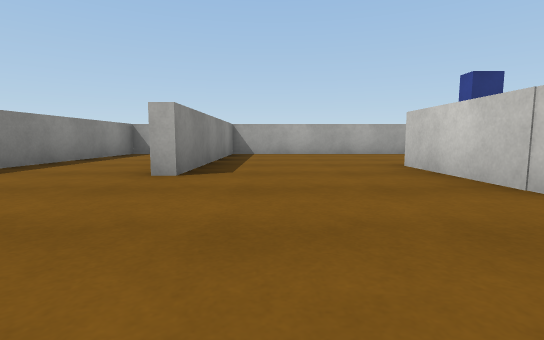
[1] (above)

16 first-person views from a walk through a scene from a Unity 3-D project. The camera is 0.38 m above the floor, tilts 6° down and sees 85° across. The floor is counted in squares, 1 m on a side. Each view is taken from the middle of a square. On the plan, view 1 faces up. The plan holds only what a view shows up to about 9 squares ahead; the rest is blank. Surface patterns are stand-ins for the level's own textures.

[2]
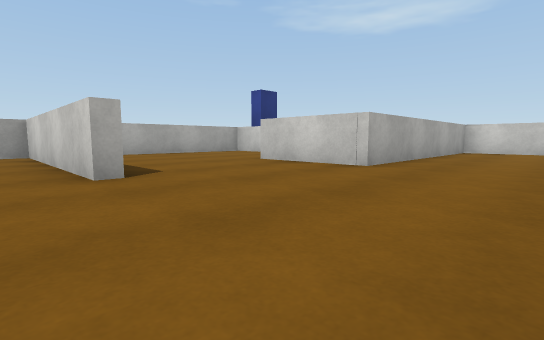

[3]
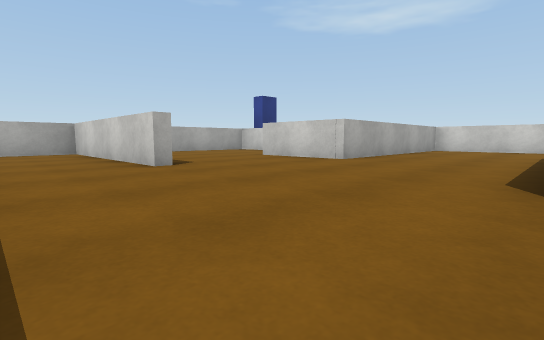

[4]
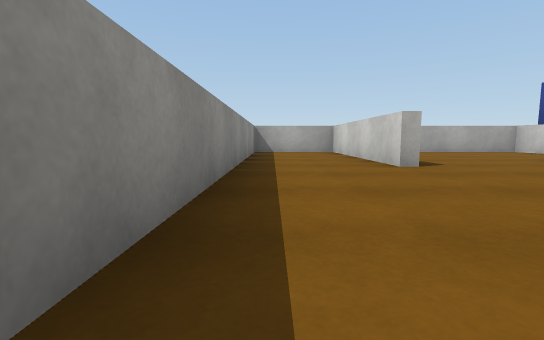

[5]
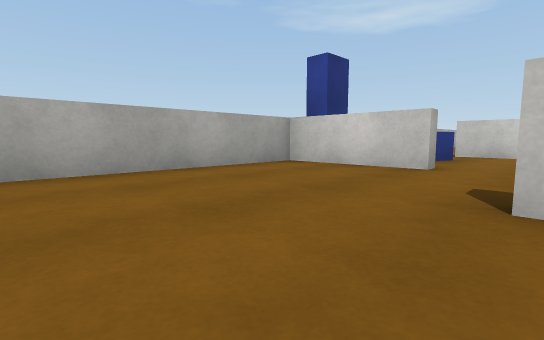

[6]
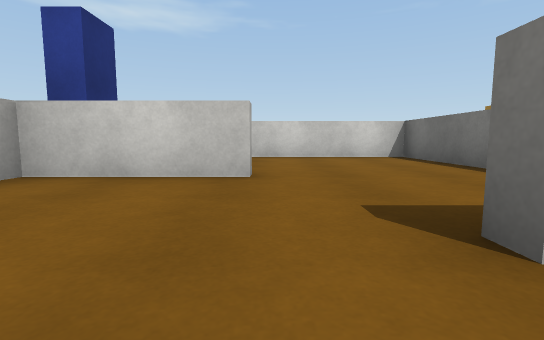

[7]
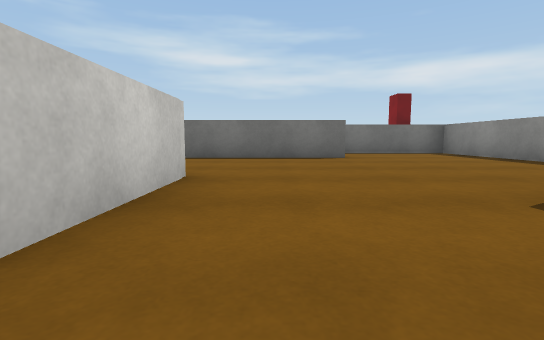

[8]
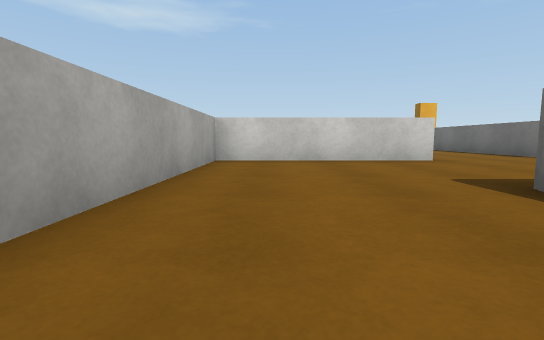

[9]
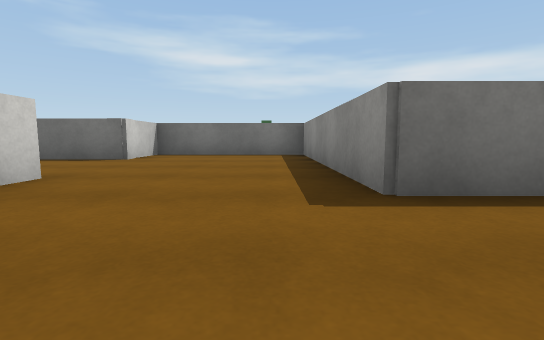

[10]
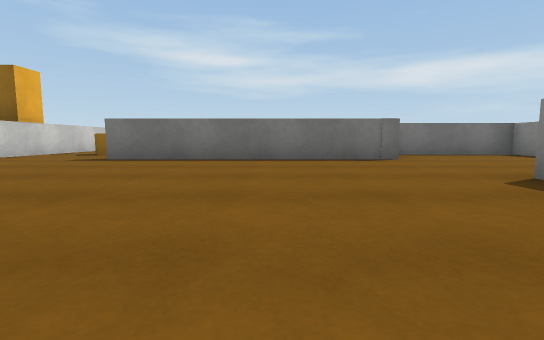

[11]
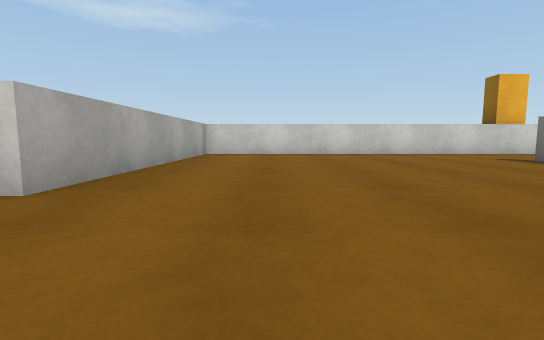

[12]
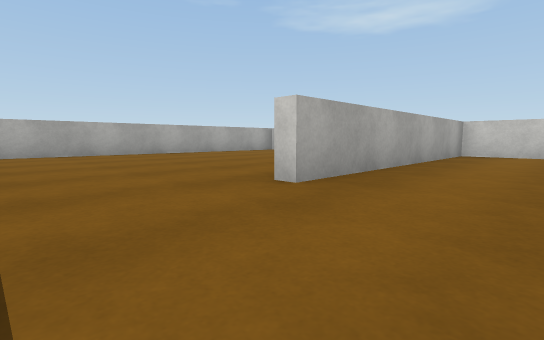

[13]
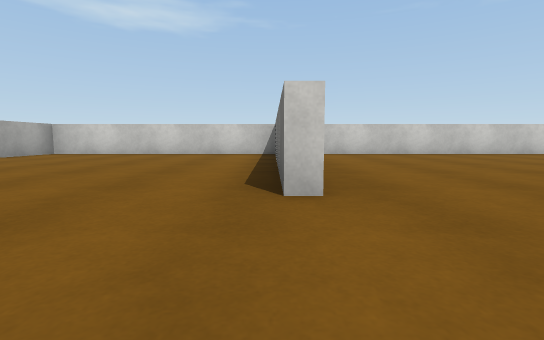

[14]
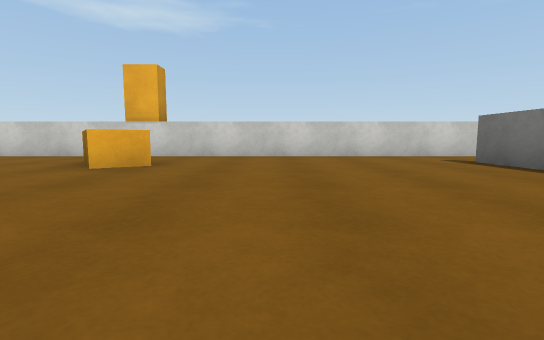

[15]
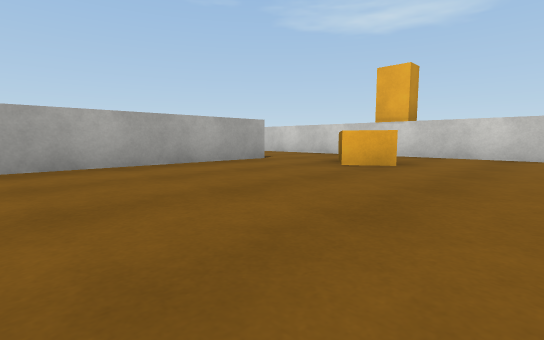

[16]
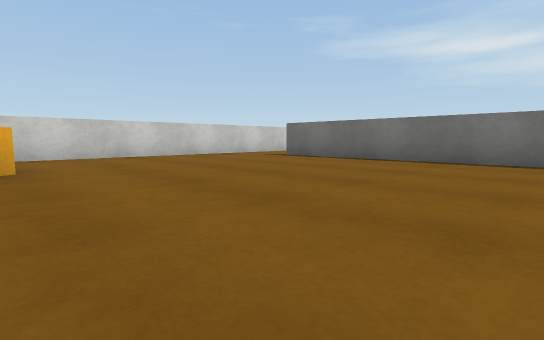

### Floor plan
Ten units are one square. View 1 is at (0, 0); x grows to the right and y downward. Boxes are objects, and circles mark ways between rooms. Rooms are numbered by the first view taken in them; rooms with no view inside come last. Other rooms are left out.
<svg viewBox="-40 -90 210 218">
<path fill="none" stroke="#000" d="M-12 -30 -12 -75 -35 -75 -35 28 -9 28M-5 10 42 10M72 4 72 -20 19 -20 19 -42M39 -51 39 -75 -10 -75 -10 -30M19 -42 22 -42M48 -22 72 -22 72 -58M155 45 155 -17 99 -17M77 45 131 45M100 -19 137 -19M155 -19 155 -75 82 -75M131 47 91 47M155 115 155 45M91 123 139 123M72 19 72 4M42 10 42 61 77 61 77 45"/>
<rect x="45" y="-65" width="20" height="10" fill="#bbb"><title>blue block</title></rect>
<rect x="45" y="-85" width="10" height="20" fill="#bbb"><title>blue block</title></rect>
<rect x="125" y="55" width="20" height="20" fill="#bbb"><title>block</title></rect>
<rect x="155" y="55" width="10" height="10" fill="#bbb"><title>block</title></rect>
<circle cx="5" cy="-40" r="3" fill="#2a7"/>
<circle cx="55" cy="10" r="3" fill="#2a7"/>
<circle cx="70" cy="-65" r="3" fill="#2a7"/>
<circle cx="85" cy="-20" r="3" fill="#2a7"/>
<circle cx="145" cy="40" r="3" fill="#2a7"/>
<circle cx="80" cy="23" r="3" fill="#2a7"/>
<text x="0" y="-20">1</text>
<text x="30" y="-50">2</text>
<text x="120" y="10">3</text>
<text x="110" y="-50">4</text>
<text x="120" y="80">5</text>
<text x="60" y="30">6</text>
</svg>
Room 1 opens to room 2. Room 1 opens to room 6. Room 2 opens to room 4. Room 3 opens to room 4. Room 3 opens to room 5. Room 3 opens to room 6.

Where each view was taken, in squares from view 1:
view 1: 0 up, 0 right, facing up
view 2: 0 up, 2 left, facing up-right
view 3: 1 down, 3 left, facing up-right
view 4: 1 down, 3 left, facing up
view 5: 4 up, 0 right, facing up-right
view 6: 5 up, 1 right, facing right
view 7: 5 up, 1 right, facing down
view 8: 1 up, 2 right, facing right
view 9: 1 up, 5 right, facing down
view 10: 1 up, 10 right, facing down
view 11: 0 up, 8 right, facing right
view 12: 0 up, 8 right, facing up-right
view 13: 2 up, 8 right, facing right
view 14: 9 down, 9 right, facing right
view 15: 9 down, 9 right, facing up-right
view 16: 7 down, 9 right, facing down-right
